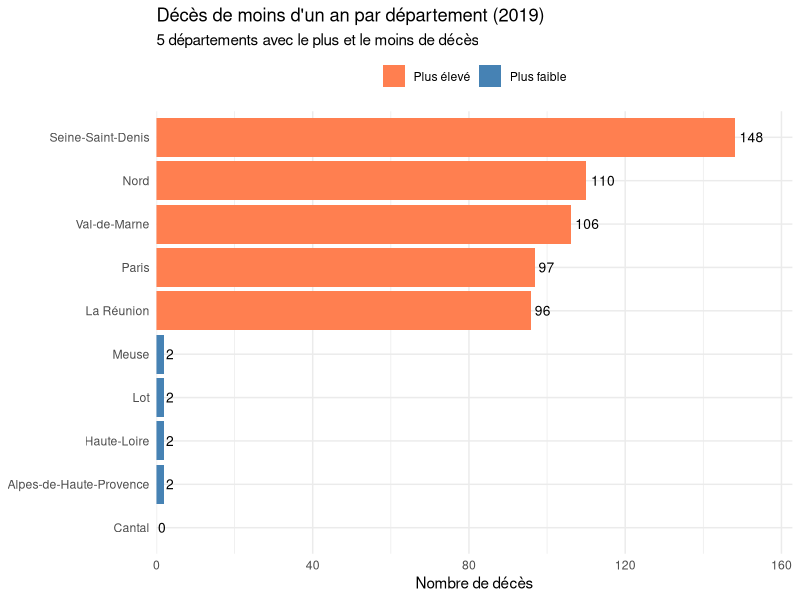

Reproduce this figure in R.
## ---- chunk 1
library(readr)
library(dplyr)
library(ggplot2)
library(here)
infant_mortality <- read_csv2(
  here("data/mortalite_infantile.csv"),
  skip = 4
) %>%
  mutate(
    `Nés vivants (a)` = as.numeric(gsub(" ", "", `Nés vivants (a)`)),
    `Décédés de moins d'un an (b)` = as.numeric(gsub(" ", "", `Décédés de moins d'un an (b)`))
  ) %>%
  filter(!is.na(`Décédés de moins d'un an (b)`))  # Supprime les lignes avec NA


# Exclure les totaux régionaux
infant_mortality_dept <- infant_mortality %>%
  filter(
    !grepl("France|métropole|Sous-total|Outre Mer", `Départements et régions`, ignore.case = TRUE),
    !`Départements et régions` %in% c("Ile-de-France", "Centre-Val de Loire", 
                                       "Bourgogne-Franche-Comté", "Normandie",
                                       "Hauts-de-France", "Grand Est", 
                                       "Pays de la Loire", "Bretagne",
                                       "Nouvelle-Aquitaine", "Occitanie",
                                       "Auvergne-Rhône-Alpes", "Provence-Alpes-Côte d'Azur",
                                       "Corse")
  )

# Top 5 et Bottom 5 DÉPARTEMENTS uniquement
top5 <- infant_mortality_dept %>%
  arrange(desc(`Décédés de moins d'un an (b)`)) %>%
  slice(1:5)

bottom5 <- infant_mortality_dept %>%
  arrange(`Décédés de moins d'un an (b)`) %>%
  slice(1:5)

top_bottom <- bind_rows(
  top5 %>% mutate(categorie = "Plus élevé"),
  bottom5 %>% mutate(categorie = "Plus faible")
)

# Graphique 
ggplot(top_bottom, 
       aes(x = reorder(`Départements et régions`, `Décédés de moins d'un an (b)`), 
           y = `Décédés de moins d'un an (b)`,
           fill = categorie)) +
  geom_col() +
  geom_text(aes(label = `Décédés de moins d'un an (b)`), 
            hjust = -0.2, size = 3.5) +  # Ajoute les valeurs
  scale_fill_manual(values = c("Plus élevé" = "coral", "Plus faible" = "steelblue")) +
  scale_y_continuous(expand = expansion(mult = c(0, 0.1))) +  # Plus d'espace à droite
  coord_flip() +
  labs(title = "Décès de moins d'un an par département (2019)",
       subtitle = "5 départements avec le plus et le moins de décès",
       y = "Nombre de décès", 
       x = NULL,
       fill = NULL) +
  theme_minimal() +
  theme(legend.position = "top")
